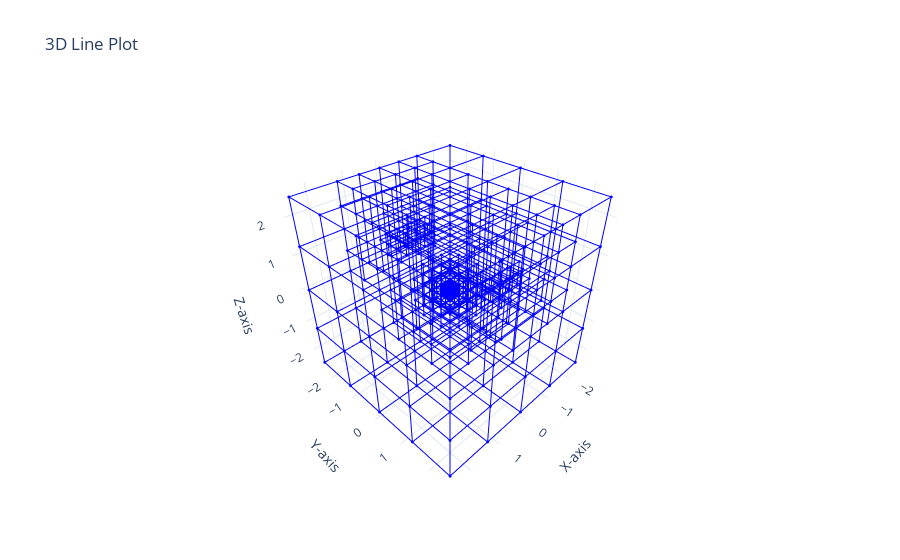

The notebook cell this image was saved under:
### Code cell
# plot, move to plot3dtree.py when ready
import plotly.graph_objects as go

tree = tree2 # tree1, tree3

# hopefully, I get the indexing correct, double check
ids = tree['id'][tree['height'] == 0]
xdata = numpy.vstack([tree['domain'][[[0],[1],[1],[0],[0],[0],[1],[1],[0],[0]],ids],\
                      numpy.full((1, ids.size), numpy.nan),\
                      tree['domain'][[[1],[1],[1],[1],[0],[0]], ids],\
                      numpy.full((1, ids.size), numpy.nan)])
xdata = xdata.transpose().flatten()
ydata = numpy.vstack([tree['domain'][[[2],[2],[3],[3],[2],[2],[2],[3],[3],[2]],ids],\
                      numpy.full((1, ids.size), numpy.nan),\
                      tree['domain'][[[2],[2],[3],[3],[3],[3]], ids],\
                      numpy.full((1, ids.size), numpy.nan)])
ydata = ydata.transpose().flatten()
zdata = numpy.vstack([tree['domain'][[[4],[4],[4],[4],[4],[5],[5],[5],[5],[5]],ids],\
                      numpy.full((1, ids.size), numpy.nan),\
                      tree['domain'][[[4],[5],[5],[4],[4],[5]], ids],\
                      numpy.full((1, ids.size), numpy.nan)])
zdata = zdata.transpose().flatten()

fig = go.Figure(data=go.Scatter3d(x=xdata, y=ydata, z=zdata, mode='lines+markers', line=dict(color='blue', width=2), marker=dict(symbol='circle', size=1)))

fig.update_layout(
  scene=dict(
    xaxis=dict(title='X-axis'),
    yaxis=dict(title='Y-axis'),
    zaxis=dict(title='Z-axis')
  ),
  title='3D Line Plot',
  showlegend=False,
  template='plotly_white'
)

fig.show()

### Figure 1 — Plotly figure (JSON) as saved in the notebook; plotly's stock layout.template omitted (floating-point values rounded to 4 significant figures; data arrays with more than 128 entries replaced by an {"elided": "..."} marker saying what was removed)
{"data": [{"line": {"color": "blue", "width": 2}, "marker": {"size": 1, "symbol": "circle"}, "mode": "lines+markers", "type": "scatter3d", "x": {"elided": "10224 float values"}, "y": {"elided": "10224 float values"}, "z": {"elided": "10224 float values"}}], "layout": {"scene": {"xaxis": {"title": {"text": "X-axis"}}, "yaxis": {"title": {"text": "Y-axis"}}, "zaxis": {"title": {"text": "Z-axis"}}}, "showlegend": false, "title": {"text": "3D Line Plot"}}}
